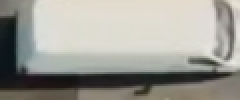
#> input picture roi_1.png, 120 x 50 px, given in place of carPark.png, which was not available (shown 2 times larger)
$ python datacollection.py
#> lines starting #> are read from the running program, lines starting #| are printed output that depends on the picture
import cv2
import pickle
import os

width = 120
height = 50

positionList = []

save_dir = 'cropped_img'

if not os.path.exists(save_dir):
    os.makedirs(save_dir)

def save_cropped_img(img, pos, index):
    cropped_img = img[pos[1]:pos[1]+height, pos[0]:pos[0]+width]
    save_path = os.path.join(save_dir, f'roi_{index}.png')
    cv2.imwrite(save_path, cropped_img)
    #print(f'saved cropped image: {save_path}')


def mouseclick(events, x, y, flags, params):
    if events == cv2.EVENT_LBUTTONDOWN:
        positionList.append((x, y))
        save_cropped_img(cv2.resize(cv2.imread('carPark.png'), (1280, 720)), (x, y), len(positionList))
    if events == cv2.EVENT_RBUTTONDOWN:
        for i, pos in enumerate(positionList):
            x1, y1 = pos
            if x1<x<x1+width and y1<y<y1+height:
                positionList.pop(i)
    with open('carposition.pkl', 'wb') as f:
        pickle.dump(positionList, f)
        print("The Image is Updated to pickle")

while True:
    image = cv2.imread('carPark.png')
#> image is the input picture: shape (50, 120, 3); mean B, G, R 148.9, 156.2, 157.3
    image = cv2.resize(image, (1280, 720))
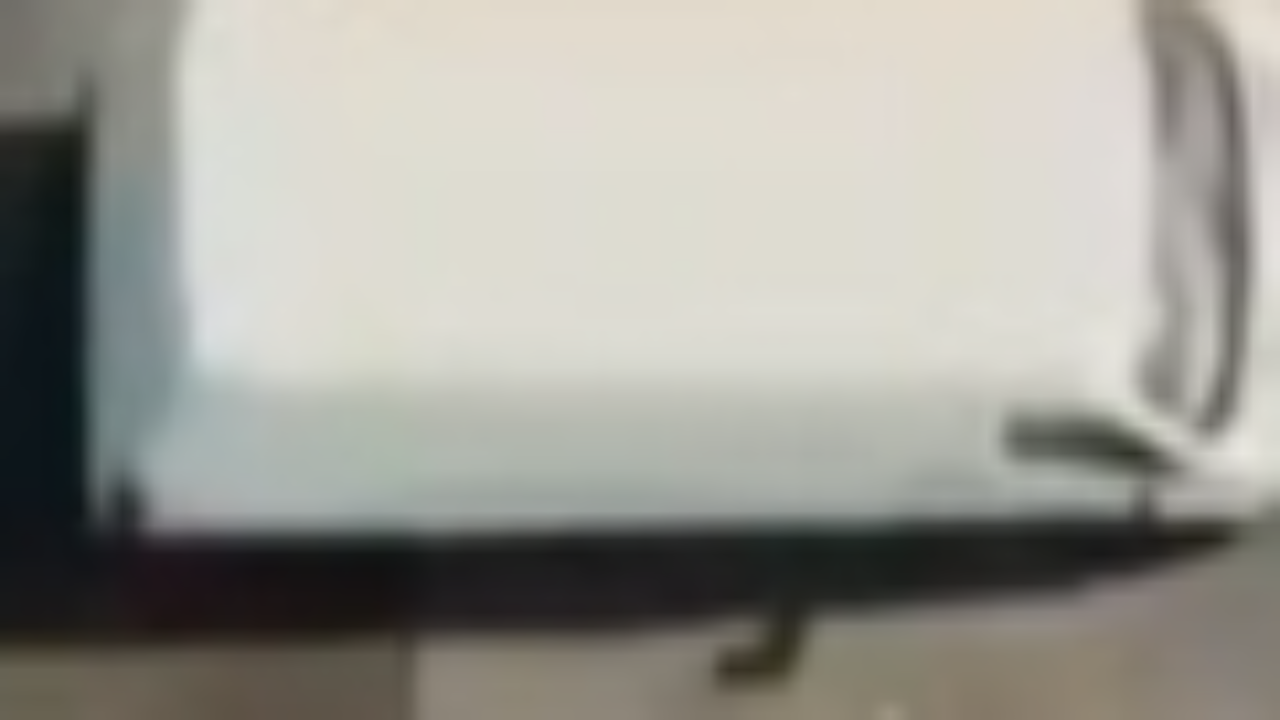
#> image: shape (720, 1280, 3); mean B, G, R 148.8, 156.2, 157.2
    for pos in positionList:
        cv2.rectangle(image, pos, (pos[0]+width, pos[1]+height), (255,0,255), 2)
    cv2.imshow("Image", image)
    cv2.setMouseCallback("Image", mouseclick)
    k = cv2.waitKey(1)
#> (key q is pressed here)
    if k==ord('q'):
        break

$ run again, on roi_13.png
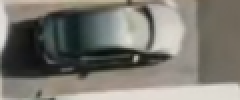
#> input picture roi_13.png, 120 x 50 px, given in place of carPark.png, which was not available (shown 2 times larger)
#> image is the input picture: shape (50, 120, 3); mean B, G, R 112.6, 120.3, 122.6
#> `image = cv2.resize(image, (1280, 720))`:
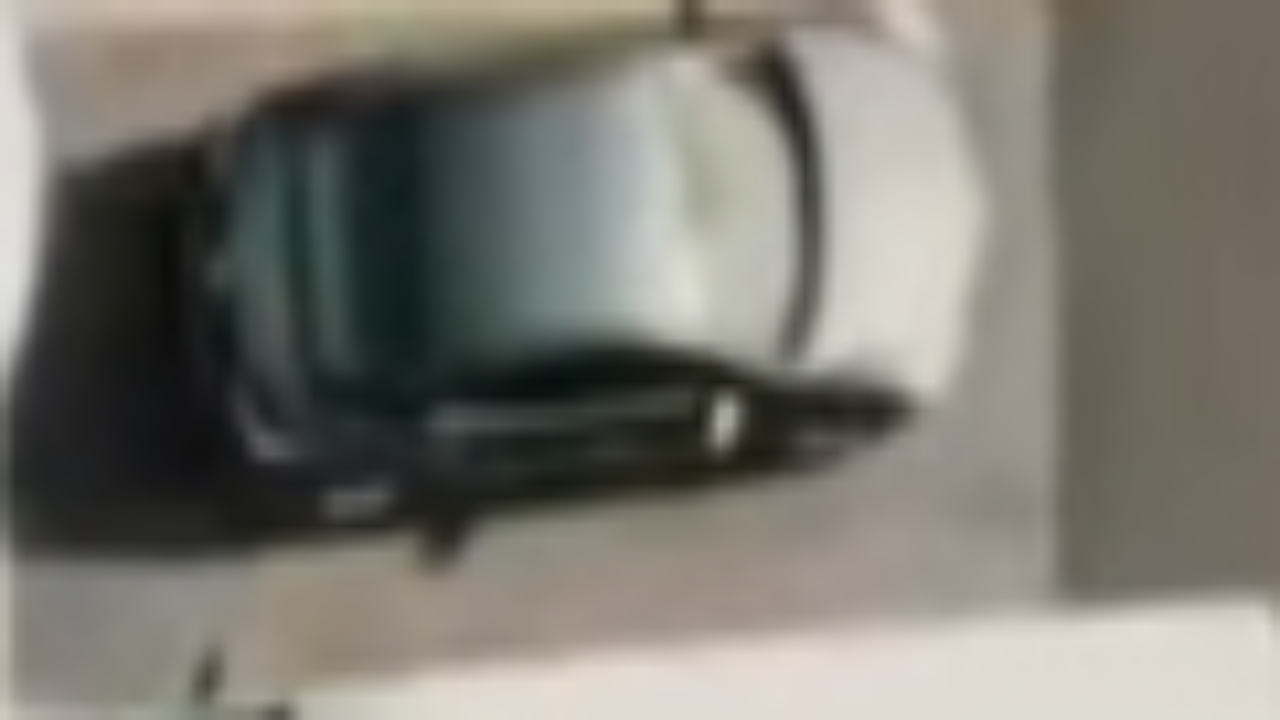
#> image: shape (720, 1280, 3); mean B, G, R 112.5, 120.1, 122.4

$ run again, on roi_14.png
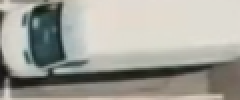
#> input picture roi_14.png, 120 x 50 px, given in place of carPark.png, which was not available (shown 2 times larger)
#> image is the input picture: shape (50, 120, 3); mean B, G, R 153.6, 161.6, 162.3
#> `image = cv2.resize(image, (1280, 720))`:
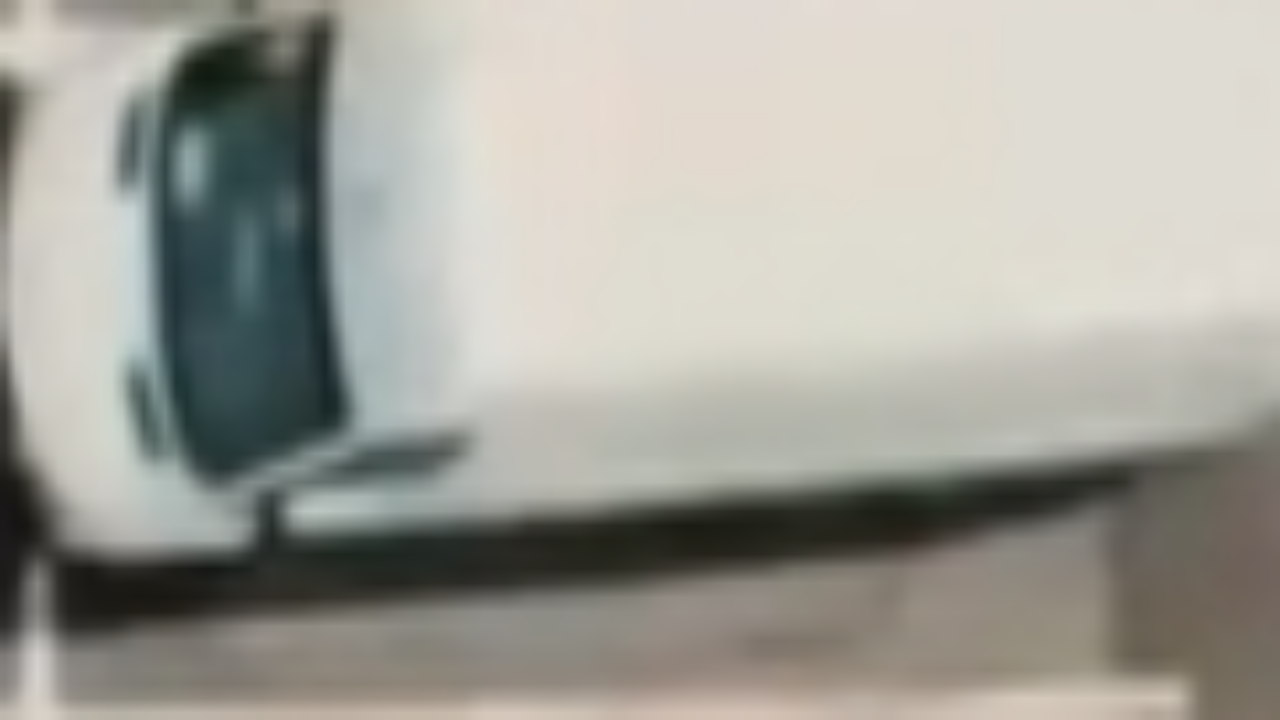
#> image: shape (720, 1280, 3); mean B, G, R 153.5, 161.5, 162.1

$ run again, on roi_15.png
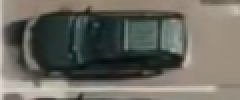
#> input picture roi_15.png, 120 x 50 px, given in place of carPark.png, which was not available (shown 2 times larger)
#> image is the input picture: shape (50, 120, 3); mean B, G, R 96.1, 104.4, 105.9
#> `image = cv2.resize(image, (1280, 720))`:
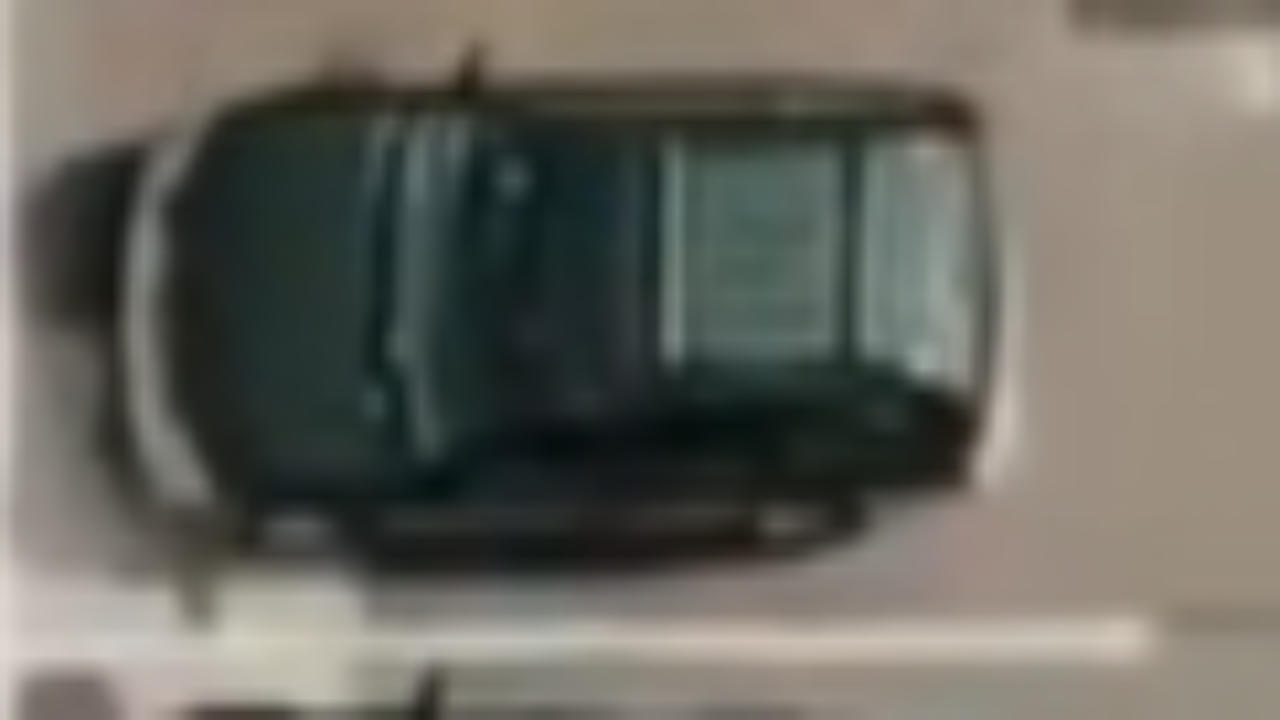
#> image: shape (720, 1280, 3); mean B, G, R 96, 104.3, 105.8
